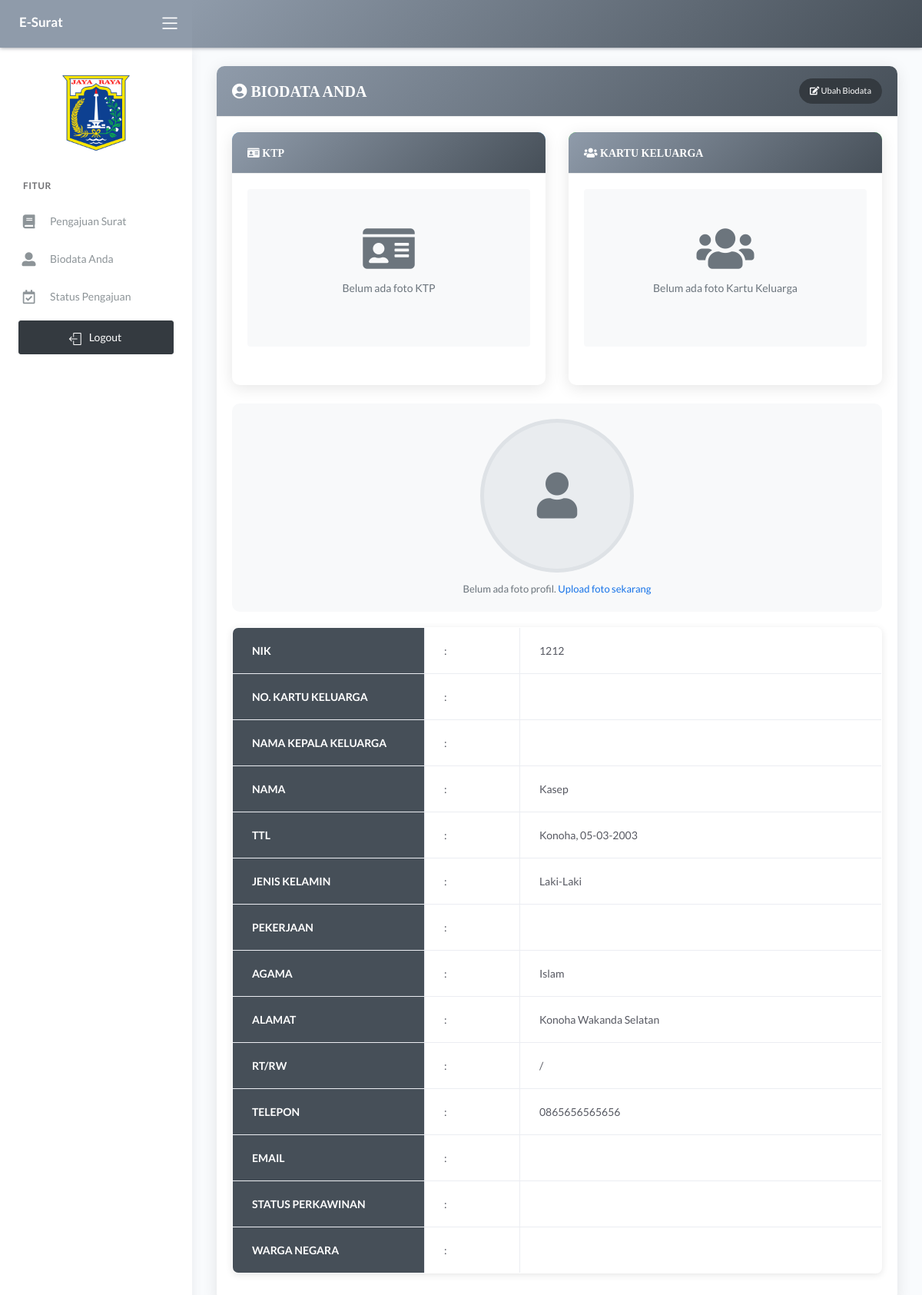
The page /demo1/main.php?halaman=tampil_pemohon (signed in) on the database its author committed.
### tables this page shows
CREATE TABLE `data_user` (
  `nik` varchar(16) NOT NULL,
  `password` varchar(225) NOT NULL,
  `hak_akses` varchar(225) NOT NULL,
  `nama` varchar(30) NOT NULL,
  `tanggal_lahir` date NOT NULL,
  `tempat_lahir` varchar(30) NOT NULL,
  `jekel` varchar(20) NOT NULL,
  `agama` varchar(20) NOT NULL,
  `alamat` text NOT NULL,
  `telepon` varchar(13) NOT NULL,
  `status_warga` varchar(30) NOT NULL
);

### demo1/tampil_pemohon.php (the view, shortened to what this page needs)
<?php
include '../konek.php';
$tampil_nik = "SELECT * FROM data_user WHERE nik='" . $_SESSION['nik'] . "'";
$query = mysqli_query($konek, $tampil_nik);
$data = mysqli_fetch_array($query, MYSQLI_BOTH);
$nik = $data['nik'] ?? '';
$nama = $data['nama'] ?? '';
$tempat = $data['tempat_lahir'] ?? '';
$tanggal = $data['tanggal_lahir'] ?? '';
$format = !empty($tanggal) ? date('d-m-Y', strtotime($tanggal)) : '';
$jekel = $data['jekel'] ?? '';
$alamat = $data['alamat'] ?? '';
$telepon = $data['telepon'] ?? '';
$agama = $data['agama'] ?? '';
$status_perkawinan = $data['status_perkawinan'] ?? '';
$warga_negara = $data['warga_negara'] ?? '';
$pekerjaan = $data['pekerjaan'] ?? '';
$email = $data['email'] ?? '';
$foto_profil = $data['foto_profil'] ?? '';
$foto_ktp = $data['foto_ktp'] ??'';
$foto_kk = $data['foto_kk'] ??'';
$no_kk = $data['no_kk'] ?? '';
$nama_kk = $data['nama_kk'] ?? '';
$rt = $data['rt'] ?? '';
$rw = $data['rw'] ?? '';
?>
<link rel="stylesheet" href="https://unpkg.com/leaflet@1.9.4/dist/leaflet.css" />
<div class="page-inner">
    <div class="row">
        <div class="col-md-12">
            <div class="card">
                <div class="card-header">
                    <div class="d-flex align-items-center">
                        <h4 class="card-title" >
                            <i class="fas fa-user-circle" style="color: white;"> BIODATA ANDA</i>
                        </h4>
                        <a href="?halaman=ubah_pemohon&nik=<?= $nik; ?>" class="btn btn-sm btn-dark btn-round ml-auto">
                            <i class="fa fa-edit"></i>
                            Ubah Biodata
                        </a>
                    </div>
                </div>
                <div class="card-body">
                        <div class="row mb-4">
                            <div class="col-md-6">
                                <div class="card h-100">
                                    <div class="card-header bg-info text-white">
                                        <i class="fas fa-id-card"> KTP </i>
                                    </div>
                                    <div class="card-body text-center">
                                        <?php if(!empty($foto_ktp)): ?>
                                            <img src="<?= $foto_ktp ?>" alt="Foto KTP" class="img-fluid rounded" style="max-height: 300px; object-fit: contain;">
                                            <div class="mt-2">
                                                <a href="<?= $foto_ktp ?>" target="_blank" class="btn btn-sm btn-primary">
                                                    <i class="fas fa-expand"></i> Lihat Full
                                                </a>
                                            </div>
                                        <?php else: ?>
                                            <div class="p-5 bg-light rounded">
                                                <i class="fas fa-id-card" style="font-size: 60px; color: #6c757d;"></i>
                                                <p class="mt-2 text-muted">Belum ada foto KTP</p>
                                            </div>
                                        <?php endif; ?>
                                    </div>
                                </div>
                            </div>
                            <div class="col-md-6">
                                <div class="card h-100">
                                    <div class="card-header bg-success text-white">
                                        <i class="fas fa-users"> KARTU KELUARGA </i>
                                    </div>
                                    <div class="card-body text-center">
                                        <?php if(!empty($foto_kk)): ?>
                                            <img src="<?= $foto_kk ?>" alt="Foto KK" class="img-fluid rounded" style="max-height: 300px; object-fit: contain;">
                                            <div class="mt-2">
                                                <a href="<?= $foto_kk ?>" target="_blank" class="btn btn-sm btn-primary">
                                                    <i class="fas fa-expand"></i> Lihat Full
                                                </a>
                                            </div>
                                        <?php else: ?>
                                            <div class="p-5 bg-light rounded">
                                                <i class="fas fa-users" style="font-size: 60px; color: #6c757d;"></i>
                                                <p class="mt-2 text-muted">Belum ada foto Kartu Keluarga</p>
                                            </div>
                                        <?php endif; ?>
                                    </div>
                                </div>
                            </div>
                        </div>
                    <div class="profile-photo-container">
                        <?php if(!empty($foto_profil)): ?>
                            <img src="uploads/profil/<?= $foto_profil ?>" alt="Foto Profil" class="profile-photo">
                            <div style="margin-top: 10px;">
                            </div>
                        <?php else: ?>
                            <div class="photo-placeholder">
                                <i class="fas fa-user"></i>
                            </div>
                            <div style="margin-top: 10px;">
                                <small class="text-muted">Belum ada foto profil.
                                    <a href="?halaman=ubah_pemohon&nik=<?= $nik; ?>" class="text-primary">Upload foto sekarang</a>
                                </small>
                            </div>
                        <?php endif; ?>
                    </div>
                    <table class="table table-bordered">
                        <tbody>
                            <tr><th>NIK</th><td>:</td><td><?= $nik; ?></td></tr>
                            <tr><th>NO. KARTU KELUARGA</th><td>:</td><td><?= $no_kk; ?></td></tr>
                            <tr><th>NAMA KEPALA KELUARGA</th><td>:</td><td><?= $nama_kk; ?></td></tr>
                            <tr><th>NAMA</th><td>:</td><td><?= $nama; ?></td></tr>
                            <tr><th>TTL</th><td>:</td><td><?= $tempat . ', ' . $format; ?></td></tr>
                            <tr><th>JENIS KELAMIN</th><td>:</td><td><?= $jekel; ?></td></tr>
                            <tr><th>PEKERJAAN</th><td>:</td><td><?= $pekerjaan; ?></td></tr>
                            <tr><th>AGAMA</th><td>:</td><td><?= $agama; ?></td></tr>
                            <tr><th>ALAMAT</th><td>:</td><td><?= $alamat; ?></td></tr>
                            <tr><th>RT/RW</th><td>:</td><td><?= $rt . ' / ' . $rw; ?></td></tr>
                            <tr><th>TELEPON</th><td>:</td><td><?= $telepon; ?></td></tr>
                            <tr><th>EMAIL</th><td>:</td><td><?= $email; ?></td></tr>
                            <tr><th>STATUS PERKAWINAN</th><td>:</td><td><?= $status_perkawinan; ?></td></tr>
                            <tr><th>WARGA NEGARA</th><td>:</td><td><?= $warga_negara; ?></td></tr>
                        </tbody>
                    </table>
                    </div>
                </div>
            </div>
        </div>
    </div>
</div>

### demo1/tampil_pemohon.php (style rules this page uses)
.profile-photo-container { text-align: center; margin-bottom: 20px; padding: 20px; background: #f8f9fa; border-radius: 10px; }
.photo-placeholder { width: 200px; height: 200px; border-radius: 50%; background: #e9ecef; display: flex; align-items: center; justify-content: center; border: 5px solid #dee2e6; margin: 0 auto; }
.photo-placeholder i { font-size: 60px; color: #6c757d; }
.table-bordered { border-radius: 8px; overflow: hidden; box-shadow: 0 2px 10px rgba(0,0,0,0.1); }
.table-bordered th { background: #464f58ff; color: white; font-weight: 600; width: 250px; }
.card { border-radius: 10px; box-shadow: 0 4px 20px rgba(0,0,0,0.1); border: none; }
.card-header { background: linear-gradient(135deg, #8f9baaff 0%, #464f58ff 100%); color: white; border-radius: 10px 10px 0 0 !important; padding: 15px 20px; }

### rows shown on the page
data_user: nik "1212", nama "Kasep", tempat_lahir "Konoha", tanggal_lahir "05-03-2003", jekel "Laki-Laki", agama "Islam", alamat "Konoha Wakanda Selatan", telepon "0865656565656"
